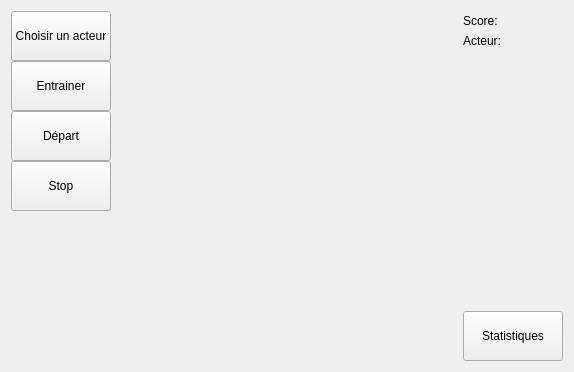
<?xml version="1.0" encoding="UTF-8"?>
<ui version="4.0">
 <class>GameWidget</class>
 <widget class="QWidget" name="GameWidget">
  <property name="geometry">
   <rect>
    <x>0</x>
    <y>0</y>
    <width>574</width>
    <height>370</height>
   </rect>
  </property>
  <property name="sizePolicy">
   <sizepolicy hsizetype="Maximum" vsizetype="Maximum">
    <horstretch>1</horstretch>
    <verstretch>1</verstretch>
   </sizepolicy>
  </property>
  <property name="windowTitle">
   <string>Form</string>
  </property>
  <property name="autoFillBackground">
   <bool>false</bool>
  </property>
  <layout class="QGridLayout" name="gridLayout">
   <item row="0" column="0">
    <layout class="QHBoxLayout" name="horizontalLayout" stretch="0,0,0">
     <property name="spacing">
      <number>0</number>
     </property>
     <property name="sizeConstraint">
      <enum>QLayout::SetMinAndMaxSize</enum>
     </property>
     <property name="rightMargin">
      <number>0</number>
     </property>
     <item>
      <layout class="QVBoxLayout" name="verticalLayoutMenu">
       <item>
        <widget class="QPushButton" name="selectActorButt">
         <property name="minimumSize">
          <size>
           <width>100</width>
           <height>50</height>
          </size>
         </property>
         <property name="maximumSize">
          <size>
           <width>100</width>
           <height>50</height>
          </size>
         </property>
         <property name="text">
          <string>Choisir un acteur</string>
         </property>
        </widget>
       </item>
       <item>
        <widget class="QPushButton" name="trainButt">
         <property name="minimumSize">
          <size>
           <width>100</width>
           <height>50</height>
          </size>
         </property>
         <property name="maximumSize">
          <size>
           <width>100</width>
           <height>50</height>
          </size>
         </property>
         <property name="text">
          <string>Entrainer</string>
         </property>
        </widget>
       </item>
       <item>
        <widget class="QPushButton" name="startButt">
         <property name="minimumSize">
          <size>
           <width>100</width>
           <height>50</height>
          </size>
         </property>
         <property name="maximumSize">
          <size>
           <width>100</width>
           <height>50</height>
          </size>
         </property>
         <property name="text">
          <string>Départ</string>
         </property>
        </widget>
       </item>
       <item>
        <widget class="QPushButton" name="stopButt">
         <property name="minimumSize">
          <size>
           <width>100</width>
           <height>50</height>
          </size>
         </property>
         <property name="maximumSize">
          <size>
           <width>100</width>
           <height>50</height>
          </size>
         </property>
         <property name="text">
          <string>Stop</string>
         </property>
        </widget>
       </item>
       <item>
        <spacer name="verticalSpacer_2">
         <property name="orientation">
          <enum>Qt::Vertical</enum>
         </property>
         <property name="sizeHint" stdset="0">
          <size>
           <width>20</width>
           <height>40</height>
          </size>
         </property>
        </spacer>
       </item>
      </layout>
     </item>
     <item>
      <widget class="BoardWidget" name="board" native="true">
       <property name="sizePolicy">
        <sizepolicy hsizetype="Preferred" vsizetype="Preferred">
         <horstretch>0</horstretch>
         <verstretch>0</verstretch>
        </sizepolicy>
       </property>
       <property name="minimumSize">
        <size>
         <width>350</width>
         <height>350</height>
        </size>
       </property>
       <property name="sizeIncrement">
        <size>
         <width>0</width>
         <height>0</height>
        </size>
       </property>
       <property name="baseSize">
        <size>
         <width>0</width>
         <height>0</height>
        </size>
       </property>
      </widget>
     </item>
     <item>
      <layout class="QVBoxLayout" name="verticalLayoutStats">
       <item>
        <widget class="QLabel" name="scoreLabel">
         <property name="minimumSize">
          <size>
           <width>0</width>
           <height>20</height>
          </size>
         </property>
         <property name="text">
          <string>Score:</string>
         </property>
        </widget>
       </item>
       <item>
        <widget class="QLabel" name="actorLabel">
         <property name="minimumSize">
          <size>
           <width>0</width>
           <height>20</height>
          </size>
         </property>
         <property name="text">
          <string>Acteur:</string>
         </property>
        </widget>
       </item>
       <item>
        <spacer name="verticalSpacer">
         <property name="orientation">
          <enum>Qt::Vertical</enum>
         </property>
         <property name="sizeHint" stdset="0">
          <size>
           <width>20</width>
           <height>40</height>
          </size>
         </property>
        </spacer>
       </item>
       <item>
        <widget class="QPushButton" name="statsButt">
         <property name="minimumSize">
          <size>
           <width>100</width>
           <height>50</height>
          </size>
         </property>
         <property name="maximumSize">
          <size>
           <width>100</width>
           <height>50</height>
          </size>
         </property>
         <property name="text">
          <string>Statistiques</string>
         </property>
        </widget>
       </item>
      </layout>
     </item>
    </layout>
   </item>
  </layout>
 </widget>
 <customwidgets>
  <customwidget>
   <class>BoardWidget</class>
   <extends>QWidget</extends>
   <header>boardwidget.h</header>
   <container>1</container>
  </customwidget>
 </customwidgets>
 <resources/>
 <connections/>
</ui>
